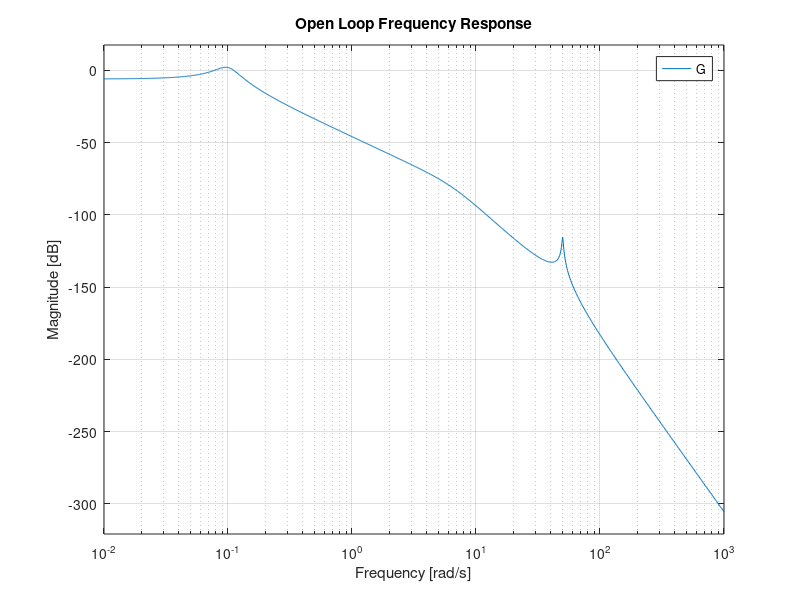
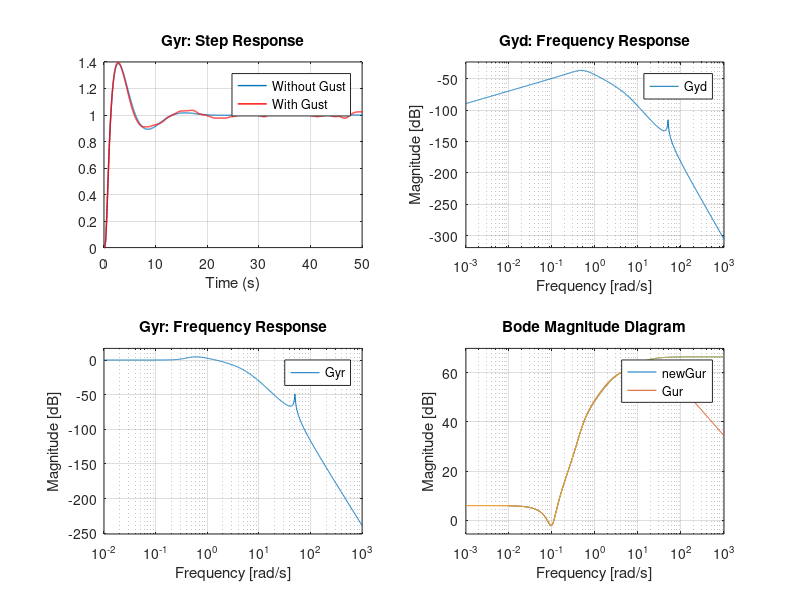
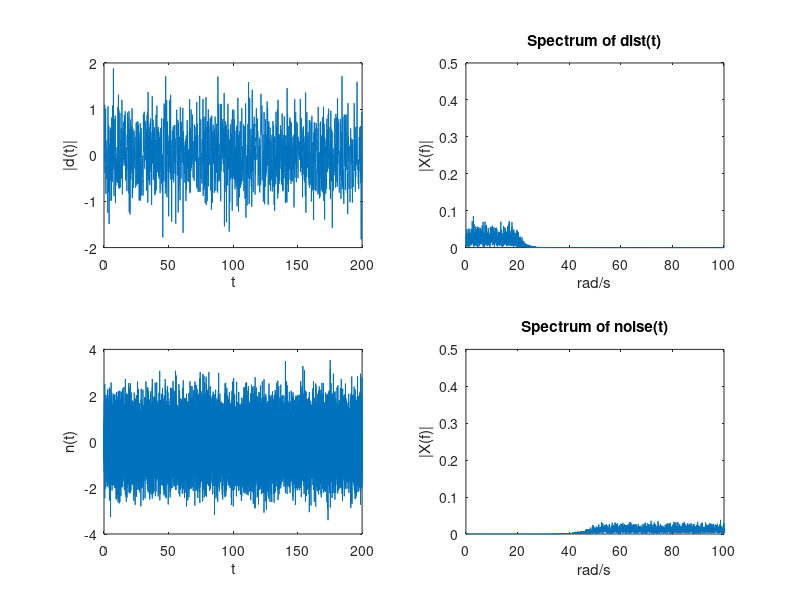
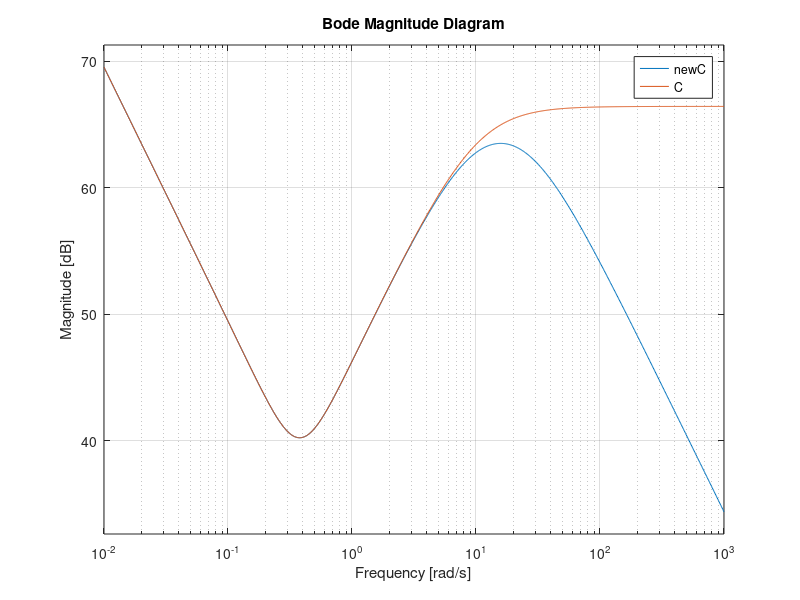

MATLAB code for these plots, in order:
clear; clc; 

%% Helicopter Model
s = tf('s');

Om1 = 0.1; z1 = 0.2; % Phugoid
Om2 = 6.5; z2 = 0.7; % Short period
Om3 = 50; z3 = 0.01; % Flex mode

G1 = tf(Om1^2,[1 2*z1*Om1 Om1^2]);
G2 = tf(Om2^2,[1 2*z2*Om2 Om2^2]);
G3 = tf(Om3^2,[1 2*z3*Om3 Om3^2]);
G = 0.5*G1*G2*G3;

figure(1)
bodemag(G); title('Open Loop Frequency Response')
% print -depsc plantBode.eps

%% Create disturbance and noise signals.
dt = 0.01; Fs = 1/dt;
F = 1/(s/5+1);
T = 0:dt:200;

% Create disturbance
D = 2*randn(length(T),1);
wc = (20/2/pi)/(Fs/2); % Normalized cutoff frequency (10 rqd/s)
[fb,fa] = butter(10,wc,'low'); % butter worth filter.
d = filter(fb,fa,D); % Now filter the disturbance. This generates colored noise
L = length(T)+1;

NFFT = 2^nextpow2(L); % Next power of 2 from length of y
Z = 2*fft(d,NFFT)/L;
f = Fs/2*linspace(0,1,NFFT/2+1); % Only interested in signals upto Fs/2 Hz.
absZ = abs(Z(1:NFFT/2+1));
figure(3);
subplot(2,2,1);plot(T,d); 
xlabel('t'); ylabel('|d(t)|');

subplot(2,2,2);plot(2*pi*f,absZ); axis([0 100 0 .5]);
title('Spectrum of dist(t)');
xlabel('rad/s');
ylabel('|X(f)|');

% Create sensor noise
N = randn(length(T),1);
wc = (50/2/pi)/(Fs/2); % Normalized cutoff frequency (10 Hz)
[fb,fa] = butter(10,wc,'high'); % butter worth filter.
n = filter(fb,fa,N); % Now filter the disturbance. This generates colored noise
L = length(T)+1;

NFFT = 2^nextpow2(L); % Next power of 2 from length of y
Z = fft(n,NFFT)/L;
f = Fs/2*linspace(0,1,NFFT/2+1); % Only interested in signals upto Fs/2 Hz.
absZ = 2*abs(Z(1:NFFT/2+1));
figure(3);
subplot(2,2,3);plot(T,n);
xlabel('t');
ylabel('n(t)');

subplot(2,2,4);plot(2*pi*f,absZ); axis([0 100 0 .5]);
title('Spectrum of noise(t)');
xlabel('rad/s');
ylabel('|X(f)|');

% Save Data
P = G;
distTime = d;
noiseTime = n;

save heli.mat P distTime noiseTime T
%% Controller Design 
% This is how I got the numbers.
K = 100;
Ki = 30;
Kd = 200;

C = K + Ki/s + Kd*s/(s/10+1); % PID

Gyr = C*G/(1+C*G);
Gyd = G/(1+C*G);
Gyn = -Gyr;
Gur = C/(1+C*G);

%% Time Simulation
Y1 = step(Gyr,T); 
Y2 = lsim(Gyd,10*d,T);
Y3 = lsim(Gyn,n,T);
u = step(Gur,T);

figure(2); clf;
subplot(2,2,1); plot(T,Y1,'Linewidth',1); title('Gyr: Step Response'); xlabel('Time (s)'); grid on;
hold on; plot(T,Y1+Y2,'r','Linewidth',1); xlim([0,50]); legend('Without Gust','With Gust');

subplot(2,2,2); bodemag(Gyd); title('Gyd: Frequency Response'); grid on;
subplot(2,2,3); bodemag(Gyr); title('Gyr: Frequency Response'); grid on;
subplot(2,2,4); bodemag(Gur); title('Gur: Frequency Response'); grid on;

%%
filterC = 1/(s/25+1);
newC = C*filterC;
figure(4);
bodemag(newC,C);
newGur = newC/(1+newC*G);
figure(2); subplot(2,2,4); hold on;
bodemag(newGur,Gur); grid on

